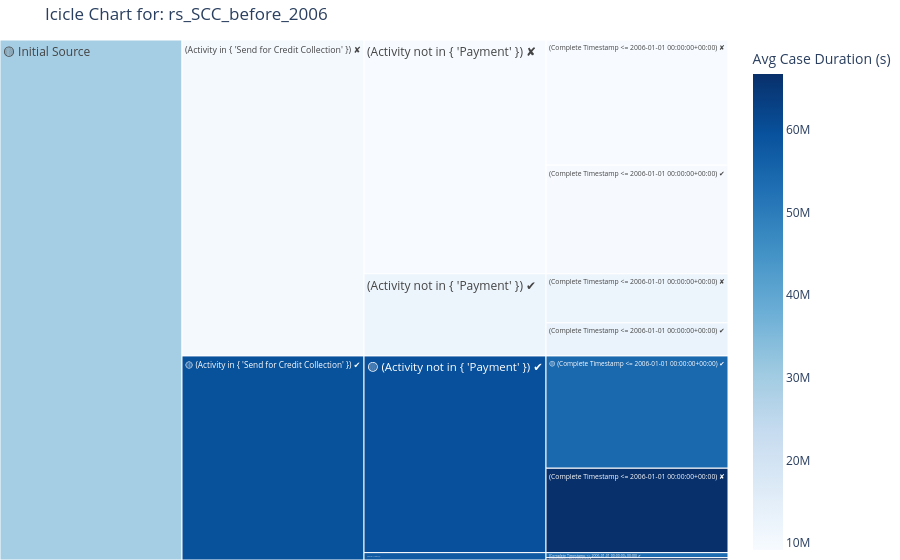

Notebook code for this chart:
### Markdown cell above
### Performance Analysis

Next, I wanted to check whether the results from the initial analysis were consistent over time, since this log spans 13 years of data. I applied a cutoff at the beginning of 2006 to compare the two periods.

### Code cell
cutoff = datetime(2006, 1, 1, tzinfo=pytz.UTC)

query_before_2006 = Query('before_2006', LessEqualToConstant('Complete Timestamp', cutoff))
result_set_before_2006, _ = log_view.evaluate_query('rs_SCC_before_2006', result_set_query_q, query_before_2006)
query_exploration_icicle('rs_SCC_before_2006', log_view, metric='avg_case_duration_seconds', details=False)

### Figure 1 — Plotly figure (JSON) as saved in the notebook; plotly's stock layout.template omitted (floating-point values rounded to 4 significant figures)
{"data": [{"branchvalues": "total", "customdata": [["<b>32,474 cases</b><br>Avg Case Duration (s): 630d 14h 25m", 54480000.0], ["<b>24,413 cases</b><br>Avg Case Duration (s): 772d 23h 37m", 66790000.0], ["<b>1,457 cases</b><br>Avg Case Duration (s): 617d 15h 6m", 53360000.0], ["<b>669 cases</b><br>Avg Case Duration (s): 770d 12h 5m", 66570000.0], ["<b>9,563 cases</b><br>Avg Case Duration (s): 147d 18h 26m", 12770000.0], ["<b>14,205 cases</b><br>Avg Case Duration (s): 137d 22h 19m", 11920000.0], ["<b>31,383 cases</b><br>Avg Case Duration (s): 108d 13h 41m", 9381000.0], ["<b>36,206 cases</b><br>Avg Case Duration (s): 105d 20h 47m", 9147000.0], ["(?)", 59760000.0], ["(?)", 57520000.0], ["(?)", 12260000.0], ["(?)", 9255000.0], ["(?)", 59680000.0], ["(?)", 10040000.0], ["(?)", 29520000.0]], "domain": {"x": [0, 1], "y": [0, 1]}, "hovertemplate": "%{customdata[0]}<extra></extra>", "ids": ["🟡 Initial Source/🟡 (Activity in { 'Send for Credit Collection' }) ✔/🟡 (Activity not in { 'Payment' }) ✔/🟡 (Complete Timestamp <= 2006-01-01 00:00:00+00:00) ✔", "🟡 Initial Source/🟡 (Activity in { 'Send for Credit Collection' }) ✔/🟡 (Activity not in { 'Payment' }) ✔/(Complete Timestamp <= 2006-01-01 00:00:00+00:00) ✘", "🟡 Initial Source/🟡 (Activity in { 'Send for Credit Collection' }) ✔/(Activity not in { 'Payment' }) ✘/(Complete Timestamp <= 2006-01-01 00:00:00+00:00) ✔", "🟡 Initial Source/🟡 (Activity in { 'Send for Credit Collection' }) ✔/(Activity not in { 'Payment' }) ✘/(Complete Timestamp <= 2006-01-01 00:00:00+00:00) ✘", "🟡 Initial Source/(Activity in { 'Send for Credit Collection' }) ✘/(Activity not in { 'Payment' }) ✔/(Complete Timestamp <= 2006-01-01 00:00:00+00:00) ✔", "🟡 Initial Source/(Activity in { 'Send for Credit Collection' }) ✘/(Activity not in { 'Payment' }) ✔/(Complete Timestamp <= 2006-01-01 00:00:00+00:00) ✘", "🟡 Initial Source/(Activity in { 'Send for Credit Collection' }) ✘/(Activity not in { 'Payment' }) ✘/(Complete Timestamp <= 2006-01-01 00:00:00+00:00) ✔", "🟡 Initial Source/(Activity in { 'Send for Credit Collection' }) ✘/(Activity not in { 'Payment' }) ✘/(Complete Timestamp <= 2006-01-01 00:00:00+00:00) ✘", "🟡 Initial Source/🟡 (Activity in { 'Send for Credit Collection' }) ✔/🟡 (Activity not in { 'Payment' }) ✔", "🟡 Initial Source/🟡 (Activity in { 'Send for Credit Collection' }) ✔/(Activity not in { 'Payment' }) ✘", "🟡 Initial Source/(Activity in { 'Send for Credit Collection' }) ✘/(Activity not in { 'Payment' }) ✔", "🟡 Initial Source/(Activity in { 'Send for Credit Collection' }) ✘/(Activity not in { 'Payment' }) ✘", "🟡 Initial Source/🟡 (Activity in { 'Send for Credit Collection' }) ✔", "🟡 Initial Source/(Activity in { 'Send for Credit Collection' }) ✘", "🟡 Initial Source"], "labels": ["🟡 (Complete Timestamp <= 2006-01-01 00:00:00+00:00) ✔", "(Complete Timestamp <= 2006-01-01 00:00:00+00:00) ✘", "(Complete Timestamp <= 2006-01-01 00:00:00+00:00) ✔", "(Complete Timestamp <= 2006-01-01 00:00:00+00:00) ✘", "(Complete Timestamp <= 2006-01-01 00:00:00+00:00) ✔", "(Complete Timestamp <= 2006-01-01 00:00:00+00:00) ✘", "(Complete Timestamp <= 2006-01-01 00:00:00+00:00) ✔", "(Complete Timestamp <= 2006-01-01 00:00:00+00:00) ✘", "🟡 (Activity not in { 'Payment' }) ✔", "(Activity not in { 'Payment' }) ✘", "(Activity not in { 'Payment' }) ✔", "(Activity not in { 'Payment' }) ✘", "🟡 (Activity in { 'Send for Credit Collection' }) ✔", "(Activity in { 'Send for Credit Collection' }) ✘", "🟡 Initial Source"], "marker": {"coloraxis": "coloraxis", "colors": [54480000.0, 66790000.0, 53360000.0, 66570000.0, 12770000.0, 11920000.0, 9381000.0, 9147000.0, 59760000.0, 57520000.0, 12260000.0, 9255000.0, 59680000.0, 10040000.0, 29520000.0]}, "name": "", "parents": ["🟡 Initial Source/🟡 (Activity in { 'Send for Credit Collection' }) ✔/🟡 (Activity not in { 'Payment' }) ✔", "🟡 Initial Source/🟡 (Activity in { 'Send for Credit Collection' }) ✔/🟡 (Activity not in { 'Payment' }) ✔", "🟡 Initial Source/🟡 (Activity in { 'Send for Credit Collection' }) ✔/(Activity not in { 'Payment' }) ✘", "🟡 Initial Source/🟡 (Activity in { 'Send for Credit Collection' }) ✔/(Activity not in { 'Payment' }) ✘", "🟡 Initial Source/(Activity in { 'Send for Credit Collection' }) ✘/(Activity not in { 'Payment' }) ✔", "🟡 Initial Source/(Activity in { 'Send for Credit Collection' }) ✘/(Activity not in { 'Payment' }) ✔", "🟡 Initial Source/(Activity in { 'Send for Credit Collection' }) ✘/(Activity not in { 'Payment' }) ✘", "🟡 Initial Source/(Activity in { 'Send for Credit Collection' }) ✘/(Activity not in { 'Payment' }) ✘", "🟡 Initial Source/🟡 (Activity in { 'Send for Credit Collection' }) ✔", "🟡 Initial Source/🟡 (Activity in { 'Send for Credit Collection' }) ✔", "🟡 Initial Source/(Activity in { 'Send for Credit Collection' }) ✘", "🟡 Initial Source/(Activity in { 'Send for Credit Collection' }) ✘", "🟡 Initial Source", "🟡 Initial Source", ""], "type": "icicle", "values": [32470.0, 24410.0, 1457.0, 669.0, 9563.0, 14200.0, 31380.0, 36210.0, 56890.0, 2126.0, 23770.0, 67590.0, 59010.0, 91360.0, 150400.0]}], "layout": {"coloraxis": {"colorbar": {"title": {"text": "Avg Case Duration (s)"}}, "colorscale": [[0, "rgb(247,251,255)"], [0.125, "rgb(222,235,247)"], [0.25, "rgb(198,219,239)"], [0.375, "rgb(158,202,225)"], [0.5, "rgb(107,174,214)"], [0.625, "rgb(66,146,198)"], [0.75, "rgb(33,113,181)"], [0.875, "rgb(8,81,156)"], [1, "rgb(8,48,107)"]]}, "legend": {"tracegroupgap": 0}, "margin": {"b": 0, "l": 0, "r": 0, "t": 40}, "title": {"text": "Icicle Chart for: rs_SCC_before_2006"}}}
